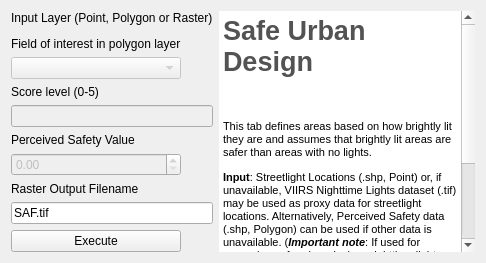
         <widget class="QWidget" name="tab_27">
          <attribute name="title">
           <string>Safety</string>
          </attribute>
          <layout class="QGridLayout" name="gridLayout_19">
           <item row="1" column="0" colspan="2">
            <widget class="QgsFileWidget" name="SAF_Input_Field">
             <property name="maximumSize">
              <size>
               <width>16777215</width>
               <height>50</height>
              </size>
             </property>
             <property name="toolTip">
              <string>&lt;html&gt;&lt;head/&gt;&lt;body&gt;&lt;p&gt;&lt;span style=&quot; font-weight:600;&quot;&gt;Education Facility Point Layer&lt;/span&gt;&lt;/p&gt;&lt;/body&gt;&lt;/html&gt;</string>
             </property>
            </widget>
           </item>
           <item row="0" column="0" colspan="2">
            <widget class="QLabel" name="label_109">
             <property name="maximumSize">
              <size>
               <width>16777215</width>
               <height>50</height>
              </size>
             </property>
             <property name="text">
              <string>Input Layer (Point, Polygon or Raster)</string>
             </property>
            </widget>
           </item>
           <item row="8" column="0" colspan="2">
            <widget class="QLabel" name="label_111">
             <property name="maximumSize">
              <size>
               <width>16777215</width>
               <height>50</height>
              </size>
             </property>
             <property name="text">
              <string>Raster Output Filename</string>
             </property>
            </widget>
           </item>
           <item row="2" column="0">
            <widget class="QLabel" name="label_5">
             <property name="sizePolicy">
              <sizepolicy hsizetype="Preferred" vsizetype="Fixed">
               <horstretch>0</horstretch>
               <verstretch>0</verstretch>
              </sizepolicy>
             </property>
             <property name="text">
              <string>Field of interest in polygon layer</string>
             </property>
            </widget>
           </item>
           <item row="10" column="0">
            <widget class="QPushButton" name="SAF_Execute_PB">
             <property name="toolTip">
              <string>&lt;html&gt;&lt;head/&gt;&lt;body&gt;&lt;p&gt;&lt;span style=&quot; font-weight:600;&quot;&gt;Geoprocessiong Execution&lt;/span&gt;&lt;/p&gt;&lt;/body&gt;&lt;/html&gt;</string>
             </property>
             <property name="text">
              <string>Execute</string>
             </property>
            </widget>
           </item>
           <item row="7" column="0">
            <widget class="QgsDoubleSpinBox" name="mQgsDoubleSpinBox">
             <property name="enabled">
              <bool>false</bool>
             </property>
            </widget>
           </item>
           <item row="0" column="2" rowspan="11">
            <widget class="QTextEdit" name="textEdit_21">
             <property name="enabled">
              <bool>true</bool>
             </property>
             <property name="frameShape">
              <enum>QFrame::NoFrame</enum>
             </property>
             <property name="readOnly">
              <bool>true</bool>
             </property>
             <property name="html">
              <string>&lt;!DOCTYPE HTML PUBLIC &quot;-//W3C//DTD HTML 4.0//EN&quot; &quot;http://www.w3.org/TR/REC-html40/strict.dtd&quot;&gt;
&lt;html&gt;&lt;head&gt;&lt;meta name=&quot;qrichtext&quot; content=&quot;1&quot; /&gt;&lt;style type=&quot;text/css&quot;&gt;
p, li { white-space: pre-wrap; }
&lt;/style&gt;&lt;/head&gt;&lt;body style=&quot; font-family:'MS Shell Dlg 2'; font-size:8.25pt; font-weight:400; font-style:normal;&quot;&gt;
&lt;p style=&quot; margin-top:0px; margin-bottom:0px; margin-left:0px; margin-right:0px; -qt-block-indent:0; text-indent:0px;&quot;&gt;&lt;span style=&quot; font-size:20pt; font-weight:600; color:#535353;&quot;&gt;Safe Urban Design&lt;/span&gt;&lt;/p&gt;
&lt;p align=&quot;justify&quot; style=&quot;-qt-paragraph-type:empty; margin-top:0px; margin-bottom:0px; margin-left:0px; margin-right:0px; -qt-block-indent:0; text-indent:0px; font-size:20pt; font-weight:600; color:#535353;&quot;&gt;&lt;br /&gt;&lt;/p&gt;
&lt;p style=&quot; margin-top:12px; margin-bottom:12px; margin-left:0px; margin-right:0px; -qt-block-indent:0; text-indent:0px;&quot;&gt;&lt;span style=&quot; font-size:8pt;&quot;&gt;This tab defines areas based on how brightly lit they are and assumes that brightly lit areas are safer than areas with no lights.&lt;/span&gt;&lt;/p&gt;
&lt;p style=&quot; margin-top:12px; margin-bottom:12px; margin-left:0px; margin-right:0px; -qt-block-indent:0; text-indent:0px;&quot;&gt;&lt;span style=&quot; font-size:8pt; font-weight:600;&quot;&gt;Input&lt;/span&gt;&lt;span style=&quot; font-size:8pt;&quot;&gt;: Streetlight Locations (.shp, Point) or, if unavailable, VIIRS Nighttime Lights dataset (.tif) may be used as proxy data for streetlight locations. Alternatively, Perceived Safety data (.shp, Polygon) can be used if other data is unavailable. (&lt;/span&gt;&lt;span style=&quot; font-size:8pt; font-weight:600; font-style:italic;&quot;&gt;Important note&lt;/span&gt;&lt;span style=&quot; font-size:8pt;&quot;&gt;: If used for assessing safe urban design, nighttime lights should be excluded from the calculation of Electrical access.)&lt;/span&gt;&lt;/p&gt;
&lt;p style=&quot; margin-top:12px; margin-bottom:12px; margin-left:0px; margin-right:0px; -qt-block-indent:0; text-indent:0px;&quot;&gt;&lt;span style=&quot; font-size:8pt; font-weight:600;&quot;&gt;Output&lt;/span&gt;&lt;span style=&quot; font-size:8pt;&quot;&gt;: A raster file containing values ranging from 0 to 5 is saved to the output directory. A value of 5 indicates the most brightly lit areas and by assumption the safest areas. 0 represents areas with no nighttime lights and by assumption the least safe areas.&lt;/span&gt;&lt;/p&gt;&lt;/body&gt;&lt;/html&gt;</string>
             </property>
            </widget>
           </item>
           <item row="3" column="0">
            <widget class="QComboBox" name="SAF_rasField_CB">
             <property name="enabled">
              <bool>false</bool>
             </property>
            </widget>
           </item>
           <item row="5" column="0" colspan="2">
            <widget class="QgsFilterLineEdit" name="SAF_typeScore_Field">
             <property name="enabled">
              <bool>false</bool>
             </property>
             <property name="sizePolicy">
              <sizepolicy hsizetype="Expanding" vsizetype="Fixed">
               <horstretch>0</horstretch>
               <verstretch>0</verstretch>
              </sizepolicy>
             </property>
             <property name="qgisRelation" stdset="0">
              <string notr="true"/>
             </property>
            </widget>
           </item>
           <item row="9" column="0" colspan="2">
            <widget class="QgsFilterLineEdit" name="SAF_Output_Field">
             <property name="toolTip">
              <string>&lt;html&gt;&lt;head/&gt;&lt;body&gt;&lt;p&gt;&lt;span style=&quot; font-weight:600;&quot;&gt;Standardized Raster Output&lt;/span&gt;&lt;/p&gt;&lt;/body&gt;&lt;/html&gt;</string>
             </property>
             <property name="text">
              <string>SAF.tif</string>
             </property>
             <property name="readOnly">
              <bool>true</bool>
             </property>
             <property name="qgisRelation" stdset="0">
              <string notr="true"/>
             </property>
            </widget>
           </item>
           <item row="4" column="0">
            <widget class="QLabel" name="label_6">
             <property name="sizePolicy">
              <sizepolicy hsizetype="Preferred" vsizetype="Fixed">
               <horstretch>0</horstretch>
               <verstretch>0</verstretch>
              </sizepolicy>
             </property>
             <property name="text">
              <string>Score level (0-5)</string>
             </property>
            </widget>
           </item>
           <item row="10" column="1">
            <widget class="QLabel" name="SAF_status">
             <property name="text">
              <string/>
             </property>
            </widget>
           </item>
           <item row="6" column="0">
            <widget class="QLabel" name="label_7">
             <property name="sizePolicy">
              <sizepolicy hsizetype="Preferred" vsizetype="Fixed">
               <horstretch>0</horstretch>
               <verstretch>0</verstretch>
              </sizepolicy>
             </property>
             <property name="text">
              <string>Perceived Safety Value</string>
             </property>
            </widget>
           </item>
          </layout>
         </widget>
